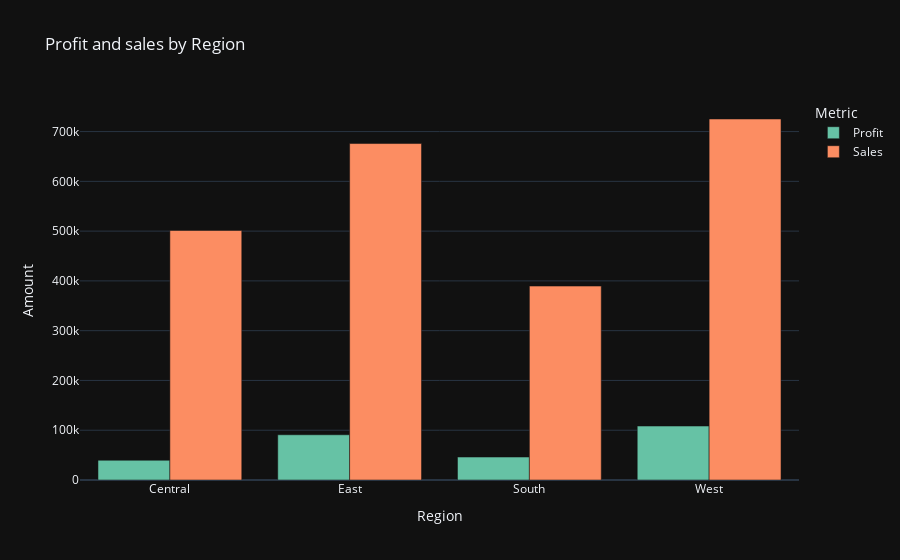

The cell this chart's notebook holds for it:
### Code cell
fig = px.bar(df_regions, 
             x='Region', 
             y=['Profit', 'Sales'],
             title='Profit and sales by Region',
             labels={'value': 'Amount', 'Region': 'Region', 'variable': 'Metric'},
             barmode='group',
             height=600)

# Update layout for better readability
fig.update_layout(legend_title_text='Metric')

# Show the figure
fig.show()

### Figure 1 — Plotly figure (JSON) as saved in the notebook; plotly's stock layout.template omitted (floating-point values rounded to 4 significant figures)
{"data": [{"alignmentgroup": "True", "hovertemplate": "Metric=Profit<br>Region=%{x}<br>Amount=%{y}<extra></extra>", "legendgroup": "Profit", "marker": {"color": "rgb(102,194,165)", "pattern": {"shape": ""}}, "name": "Profit", "offsetgroup": "Profit", "orientation": "v", "showlegend": true, "textposition": "auto", "type": "bar", "x": ["Central", "East", "South", "West"], "xaxis": "x", "y": [39710.0, 90880.0, 46100.0, 108400.0], "yaxis": "y"}, {"alignmentgroup": "True", "hovertemplate": "Metric=Sales<br>Region=%{x}<br>Amount=%{y}<extra></extra>", "legendgroup": "Sales", "marker": {"color": "rgb(252,141,98)", "pattern": {"shape": ""}}, "name": "Sales", "offsetgroup": "Sales", "orientation": "v", "showlegend": true, "textposition": "auto", "type": "bar", "x": ["Central", "East", "South", "West"], "xaxis": "x", "y": [501200.0, 676000.0, 389600.0, 725300.0], "yaxis": "y"}], "layout": {"autosize": true, "barmode": "group", "legend": {"title": {"text": "Metric"}, "tracegroupgap": 0}, "title": {"text": "Profit and sales by Region"}, "xaxis": {"anchor": "y", "autorange": true, "domain": [0, 1], "range": [-0.5, 3.5], "title": {"text": "Region"}, "type": "category"}, "yaxis": {"anchor": "x", "autorange": true, "domain": [0, 1], "range": [0, 763500.0], "title": {"text": "Amount"}, "type": "linear"}}}
